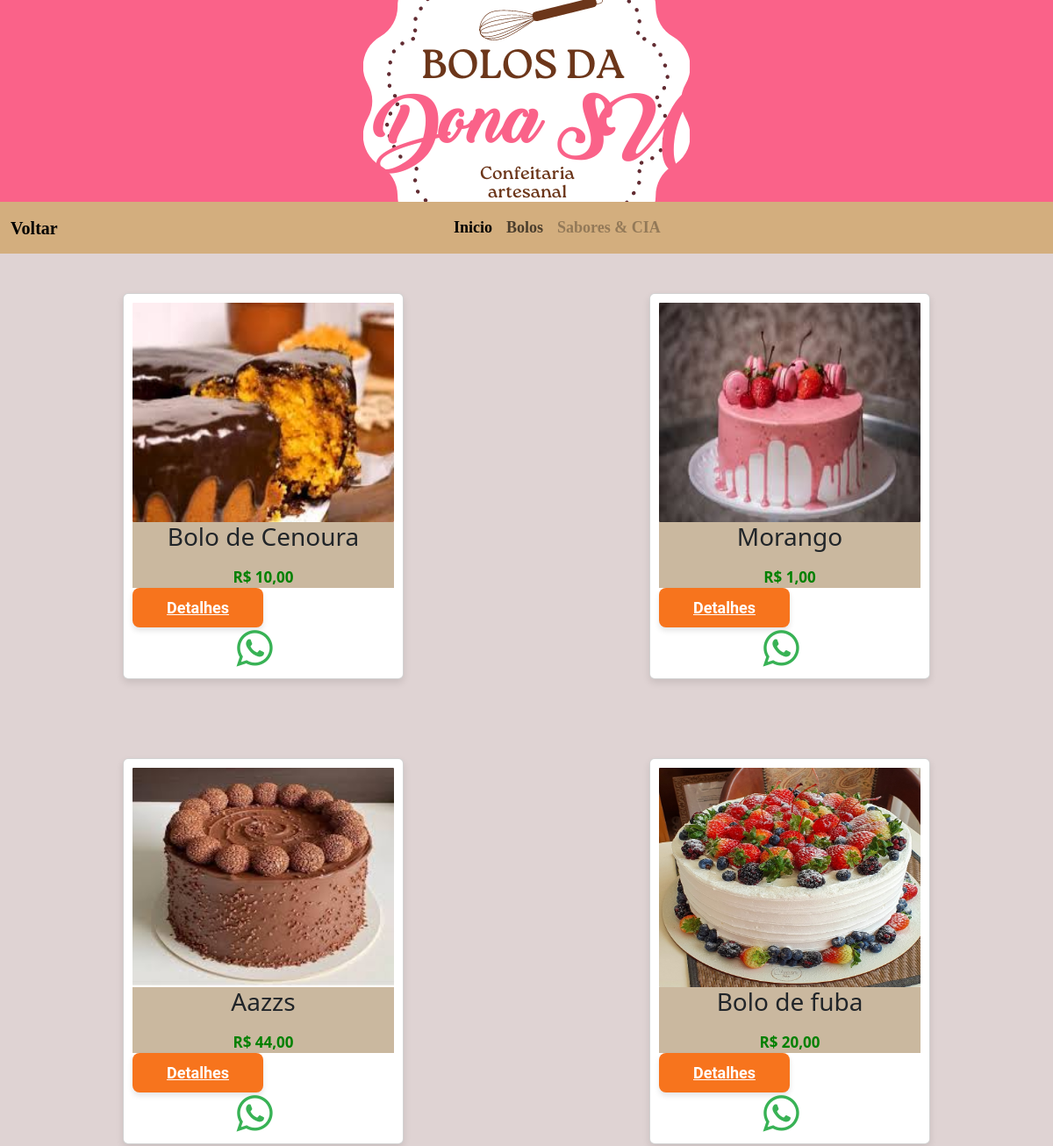
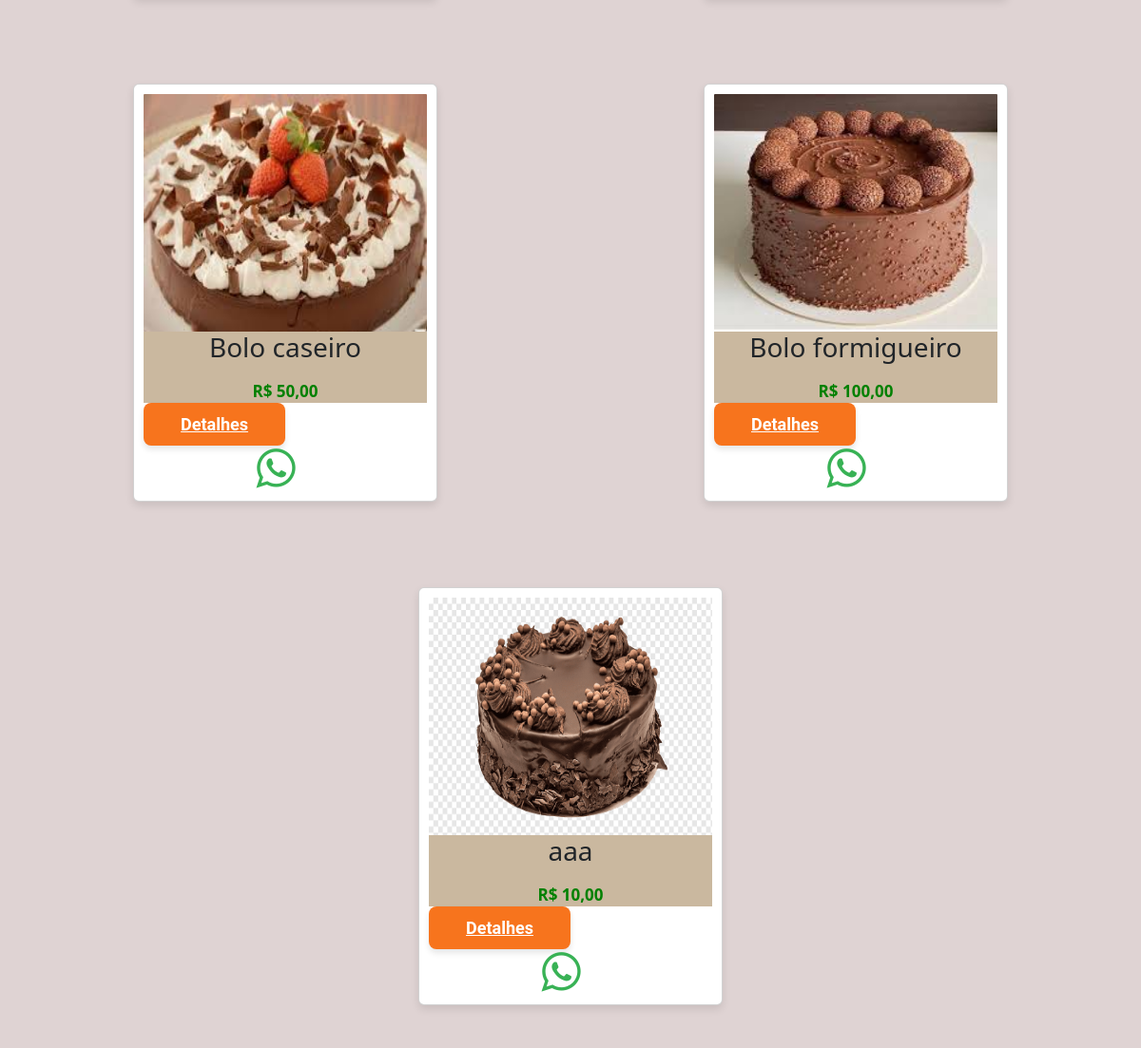
Screenshot of /bolos/ with the database file from the repository (2 pictures, top to bottom).
### produtos/models.py (models this page shows, shortened)
class Bolos(models.Model):
    nome = models.CharField(max_length=200)
    valor = models.DecimalField(max_digits=10, decimal_places=2)
    imagem = models.ImageField(upload_to='images/')

### produtos/views.py (the view)
# urls.py: path('bolos/', bolos_list, name='bolos_list'),
def bolos_list(request):
    bolos = Bolos.objects.all()
    return render(request, 'bolos_list.html', {'bolos': bolos})

### produtos/templates/bolos_list.html (shortened to what this page needs)
<!DOCTYPE html>
<html lang="pt-BR">
<head>
    {% load static %}
    <link rel="stylesheet" href="https://unpkg.com/material-components-web@latest/dist/material-components-web.min.css">
    <link rel="stylesheet" type="text/css" href="{% static 'produtos/styles.css' %}">
    <link rel="stylesheet" href="https://cdnjs.cloudflare.com/ajax/libs/font-awesome/6.0.0-beta3/css/all.min.css">
    <link rel="stylesheet" href="https://cdnjs.cloudflare.com/ajax/libs/font-awesome/4.7.0/css/font-awesome.min.css">
    <link href="https://cdn.jsdelivr.net/npm/bootstrap@5.3.3/dist/css/bootstrap.min.css" rel="stylesheet">
</head>
<body>
    <header>
    </header>
    <nav class="navbar navbar-expand-lg navbar-light" style="background-color:  #d3ae7e; ">
        <div class="container-fluid">
            <a class="navbar-brand" href="/">Voltar</a>
            <div class="collapse navbar-collapse" id="navbarNav">
                <ul class="navbar-nav mx-auto">
                    <li class="nav-item">
                        <a class="nav-link active" aria-current="page" href="/">Inicio</a>
                    </li>
                    <li class="nav-item">
                        <a class="nav-link" href="/bolos">Bolos</a>
                    </li>
                    <li class="nav-item">
                        <a class="nav-link disabled" aria-disabled="true">Sabores & CIA</a>
                    </li>
                </ul>
            </div>
        </div>
    </nav>
    <section class="content">
        <div class="cards-container-bolo-lista">
            {% for bolo in bolos %}
            <div class="mdc-card card">
                <img src="{{ bolo.imagem.url }}" alt="{{ bolo.nome }}" class="mdc-card__media-item">
                <div class="mdc-card__primary-action">
                    <h3>{{ bolo.nome }}</h3>
                    <span class="price">R$ {{ bolo.valor }}</span>
                </div>
                <div class="mdc-card__actions">
                    <a href="{% url 'bolo_detalhes' bolo.id %}" class="detalhes-btn">Detalhes</a>
                    <a href="https://wa.me/5511930948167?text=Olá, gostaria de pedir o {{ bolo.nome }}!" class="mdc-button whatsapp-btn">
                        <i class="fa fa-whatsapp" style="font-size:48px;color:#38B255"></i>
                    </a>
                </div>
            </div>
            {% endfor %}
        </div>
    </section>
</body>
</html>

### produtos/static/produtos/styles.css (style rules this page uses)
body { display: flex; flex-direction: column; font-family: Roboto, sans-serif; margin: 0; padding: 0; background-color: #dfd3d3; }
header { background-color: #FA6289; background-image: url('/static/produtos/imagem/logotipo.png'); background-position-y: center; background-size: auto; object-fit: cover; background-position: center; background-repeat: no-repeat; height: 230px; color: white; padding: 20px; width: 100%; text-align: center; box-shadow: 0 4px 8px rgba(0, 0, 0, 0.1); }
.navbar-brand, .nav-link, .nav-item { font-family: Georgia, 'Times New Roman', Times, serif; font-size: 18px; font-weight: bold; }
nav ul { list-style: none; padding: 0; margin: 0; display: flex; }
nav ul li { margin: 0; }
nav ul li a { display: block; padding: 14px 20px; color: white; text-decoration: none; transition: background-color 0.3s; }
.price { font-weight: bold; color: green; }
.fa-whatsapp { margin-right: 20px; }
.detalhes-btn { background-color: rgb(247, 116, 29); color: #ffffff; font-size: 18px; font-weight: bold; border: none; border-radius: 8px; height: 45px; width: 50%; display: flex; justify-content: center; align-items: center; font-family: 'Roboto', sans-serif; cursor: pointer; box-shadow: 0px 4px 6px rgba(0, 0, 0, 0.1); transition: background-color 0.3s, transform 0.3s; }
.content { background-color: #DFD3D3; }
.cards-container-bolo-lista { display: flex; flex-wrap: wrap; justify-content: space-around; }
.card { padding: 10px; box-shadow: 0 4px 8px rgba(0, 0, 0, 0.1); position: relative; margin: 45px; width: 320px; }
.mdc-card__actions { text-align: center; justify-content: space-between; }
.mdc-card__media-item { border-radius: 1px; height: 250px; }
.mdc-card__primary-action { background-color: #cab89f; text-align: center; font-size: 17px; }

### rows the page displays
Bolos: imagem (picture), nome "Bolo de Cenoura", valor "10,00"
Bolos: imagem (picture), nome "Morango", valor "1,00"
Bolos: imagem (picture), nome "Aazzs", valor "44,00"
Bolos: imagem (picture), nome "Bolo de fuba", valor "20,00"
Bolos: imagem (picture), nome "Bolo caseiro", valor "50,00"
Bolos: imagem (picture), nome "Bolo formigueiro", valor "100,00"
Bolos: imagem (picture), nome "aaa", valor "10,00"
